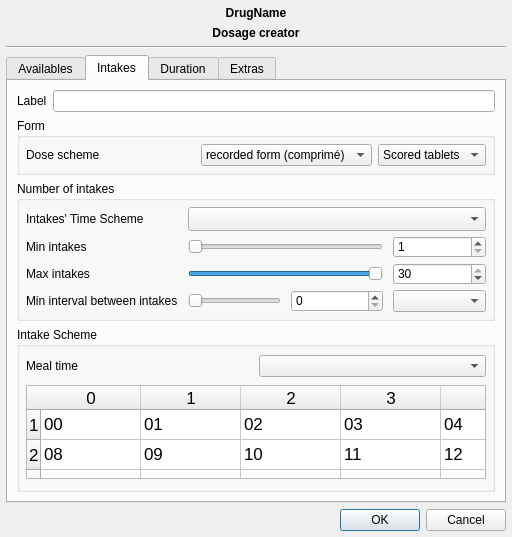
<?xml version="1.0" encoding="UTF-8"?>
<ui version="4.0">
 <class>mfDrugDosageDialog</class>
 <widget class="QDialog" name="mfDrugDosageDialog">
  <property name="geometry">
   <rect>
    <x>0</x>
    <y>0</y>
    <width>512</width>
    <height>537</height>
   </rect>
  </property>
  <property name="sizePolicy">
   <sizepolicy hsizetype="Preferred" vsizetype="Preferred">
    <horstretch>0</horstretch>
    <verstretch>0</verstretch>
   </sizepolicy>
  </property>
  <property name="windowTitle">
   <string>Dialog</string>
  </property>
  <layout class="QGridLayout" name="gridLayout_5">
   <property name="margin">
    <number>6</number>
   </property>
   <item row="0" column="0" colspan="2">
    <widget class="QLabel" name="drugNameLabel">
     <property name="sizePolicy">
      <sizepolicy hsizetype="Expanding" vsizetype="Fixed">
       <horstretch>0</horstretch>
       <verstretch>0</verstretch>
      </sizepolicy>
     </property>
     <property name="font">
      <font>
       <weight>75</weight>
       <bold>true</bold>
      </font>
     </property>
     <property name="text">
      <string>DrugName</string>
     </property>
     <property name="alignment">
      <set>Qt::AlignCenter</set>
     </property>
    </widget>
   </item>
   <item row="1" column="0" colspan="2">
    <widget class="QLabel" name="label_2">
     <property name="sizePolicy">
      <sizepolicy hsizetype="Expanding" vsizetype="Fixed">
       <horstretch>0</horstretch>
       <verstretch>0</verstretch>
      </sizepolicy>
     </property>
     <property name="font">
      <font>
       <weight>75</weight>
       <bold>true</bold>
      </font>
     </property>
     <property name="text">
      <string>Dosage creator</string>
     </property>
     <property name="alignment">
      <set>Qt::AlignCenter</set>
     </property>
    </widget>
   </item>
   <item row="2" column="0" colspan="2">
    <widget class="Line" name="line">
     <property name="orientation">
      <enum>Qt::Horizontal</enum>
     </property>
    </widget>
   </item>
   <item row="3" column="0" colspan="2">
    <widget class="QTabWidget" name="tabWidget">
     <property name="sizePolicy">
      <sizepolicy hsizetype="Preferred" vsizetype="Preferred">
       <horstretch>0</horstretch>
       <verstretch>0</verstretch>
      </sizepolicy>
     </property>
     <property name="currentIndex">
      <number>1</number>
     </property>
     <widget class="QWidget" name="tab_4">
      <attribute name="title">
       <string>Availables</string>
      </attribute>
     </widget>
     <widget class="QWidget" name="tab">
      <attribute name="title">
       <string>Intakes</string>
      </attribute>
      <layout class="QGridLayout" name="gridLayout_4">
       <item row="0" column="0">
        <widget class="QLabel" name="label_3">
         <property name="text">
          <string>Label</string>
         </property>
        </widget>
       </item>
       <item row="0" column="1">
        <widget class="QLineEdit" name="labelLineEdit"/>
       </item>
       <item row="1" column="0" colspan="2">
        <widget class="QGroupBox" name="groupBox_2">
         <property name="sizePolicy">
          <sizepolicy hsizetype="Expanding" vsizetype="Preferred">
           <horstretch>0</horstretch>
           <verstretch>0</verstretch>
          </sizepolicy>
         </property>
         <property name="minimumSize">
          <size>
           <width>0</width>
           <height>0</height>
          </size>
         </property>
         <property name="title">
          <string>Form</string>
         </property>
         <layout class="QGridLayout" name="gridLayout">
          <property name="margin">
           <number>6</number>
          </property>
          <item row="0" column="0">
           <widget class="QLabel" name="label_24">
            <property name="sizePolicy">
             <sizepolicy hsizetype="Expanding" vsizetype="Preferred">
              <horstretch>0</horstretch>
              <verstretch>0</verstretch>
             </sizepolicy>
            </property>
            <property name="text">
             <string>Dose scheme</string>
            </property>
            <property name="alignment">
             <set>Qt::AlignLeading|Qt::AlignLeft|Qt::AlignVCenter</set>
            </property>
           </widget>
          </item>
          <item row="0" column="1" colspan="2">
           <widget class="QComboBox" name="formSchemeCombo">
            <property name="sizePolicy">
             <sizepolicy hsizetype="Expanding" vsizetype="Preferred">
              <horstretch>0</horstretch>
              <verstretch>0</verstretch>
             </sizepolicy>
            </property>
            <property name="minimumSize">
             <size>
              <width>0</width>
              <height>0</height>
             </size>
            </property>
            <property name="maximumSize">
             <size>
              <width>16777215</width>
              <height>16777215</height>
             </size>
            </property>
            <item>
             <property name="text">
              <string>recorded form (comprimé)</string>
             </property>
            </item>
            <item>
             <property name="text">
              <string>dosage of molecule</string>
             </property>
            </item>
            <item>
             <property name="text">
              <string>dose per kilograms</string>
             </property>
            </item>
           </widget>
          </item>
          <item row="0" column="3">
           <widget class="QComboBox" name="scoredTabletScheme">
            <item>
             <property name="text">
              <string>Scored tablets</string>
             </property>
            </item>
           </widget>
          </item>
         </layout>
        </widget>
       </item>
       <item row="2" column="0" colspan="2">
        <widget class="QGroupBox" name="groupBox_3">
         <property name="sizePolicy">
          <sizepolicy hsizetype="Preferred" vsizetype="Fixed">
           <horstretch>0</horstretch>
           <verstretch>0</verstretch>
          </sizepolicy>
         </property>
         <property name="minimumSize">
          <size>
           <width>0</width>
           <height>0</height>
          </size>
         </property>
         <property name="title">
          <string>Number of intakes</string>
         </property>
         <layout class="QGridLayout" name="gridLayout_3">
          <property name="horizontalSpacing">
           <number>10</number>
          </property>
          <property name="verticalSpacing">
           <number>5</number>
          </property>
          <property name="margin">
           <number>6</number>
          </property>
          <item row="1" column="0">
           <widget class="QLabel" name="label_7">
            <property name="sizePolicy">
             <sizepolicy hsizetype="Expanding" vsizetype="Preferred">
              <horstretch>0</horstretch>
              <verstretch>0</verstretch>
             </sizepolicy>
            </property>
            <property name="minimumSize">
             <size>
              <width>0</width>
              <height>22</height>
             </size>
            </property>
            <property name="maximumSize">
             <size>
              <width>16777215</width>
              <height>22</height>
             </size>
            </property>
            <property name="text">
             <string>Min intakes</string>
            </property>
           </widget>
          </item>
          <item row="1" column="1" colspan="2">
           <widget class="QSlider" name="minIntakesSlider">
            <property name="sizePolicy">
             <sizepolicy hsizetype="Expanding" vsizetype="Preferred">
              <horstretch>0</horstretch>
              <verstretch>0</verstretch>
             </sizepolicy>
            </property>
            <property name="minimumSize">
             <size>
              <width>0</width>
              <height>22</height>
             </size>
            </property>
            <property name="maximumSize">
             <size>
              <width>16777215</width>
              <height>22</height>
             </size>
            </property>
            <property name="minimum">
             <number>1</number>
            </property>
            <property name="maximum">
             <number>30</number>
            </property>
            <property name="orientation">
             <enum>Qt::Horizontal</enum>
            </property>
           </widget>
          </item>
          <item row="1" column="3">
           <widget class="QSpinBox" name="spinBox">
            <property name="sizePolicy">
             <sizepolicy hsizetype="Expanding" vsizetype="Preferred">
              <horstretch>0</horstretch>
              <verstretch>0</verstretch>
             </sizepolicy>
            </property>
            <property name="minimumSize">
             <size>
              <width>0</width>
              <height>22</height>
             </size>
            </property>
            <property name="maximumSize">
             <size>
              <width>16777215</width>
              <height>22</height>
             </size>
            </property>
            <property name="minimum">
             <number>1</number>
            </property>
            <property name="maximum">
             <number>30</number>
            </property>
           </widget>
          </item>
          <item row="2" column="0">
           <widget class="QLabel" name="label_8">
            <property name="sizePolicy">
             <sizepolicy hsizetype="Expanding" vsizetype="Preferred">
              <horstretch>0</horstretch>
              <verstretch>0</verstretch>
             </sizepolicy>
            </property>
            <property name="minimumSize">
             <size>
              <width>0</width>
              <height>22</height>
             </size>
            </property>
            <property name="maximumSize">
             <size>
              <width>16777215</width>
              <height>22</height>
             </size>
            </property>
            <property name="text">
             <string>Max intakes</string>
            </property>
           </widget>
          </item>
          <item row="2" column="1" colspan="2">
           <widget class="QSlider" name="maxIntakesSlider">
            <property name="sizePolicy">
             <sizepolicy hsizetype="Expanding" vsizetype="Preferred">
              <horstretch>0</horstretch>
              <verstretch>0</verstretch>
             </sizepolicy>
            </property>
            <property name="minimumSize">
             <size>
              <width>0</width>
              <height>22</height>
             </size>
            </property>
            <property name="maximumSize">
             <size>
              <width>16777215</width>
              <height>22</height>
             </size>
            </property>
            <property name="minimum">
             <number>1</number>
            </property>
            <property name="maximum">
             <number>30</number>
            </property>
            <property name="value">
             <number>30</number>
            </property>
            <property name="orientation">
             <enum>Qt::Horizontal</enum>
            </property>
           </widget>
          </item>
          <item row="2" column="3">
           <widget class="QSpinBox" name="spinBox_2">
            <property name="sizePolicy">
             <sizepolicy hsizetype="Expanding" vsizetype="Preferred">
              <horstretch>0</horstretch>
              <verstretch>0</verstretch>
             </sizepolicy>
            </property>
            <property name="minimumSize">
             <size>
              <width>0</width>
              <height>22</height>
             </size>
            </property>
            <property name="maximumSize">
             <size>
              <width>16777215</width>
              <height>22</height>
             </size>
            </property>
            <property name="minimum">
             <number>1</number>
            </property>
            <property name="maximum">
             <number>30</number>
            </property>
            <property name="value">
             <number>30</number>
            </property>
           </widget>
          </item>
          <item row="3" column="0">
           <widget class="QLabel" name="label_11">
            <property name="sizePolicy">
             <sizepolicy hsizetype="Expanding" vsizetype="Preferred">
              <horstretch>0</horstretch>
              <verstretch>0</verstretch>
             </sizepolicy>
            </property>
            <property name="minimumSize">
             <size>
              <width>0</width>
              <height>22</height>
             </size>
            </property>
            <property name="maximumSize">
             <size>
              <width>16777215</width>
              <height>22</height>
             </size>
            </property>
            <property name="text">
             <string>Min interval between intakes</string>
            </property>
           </widget>
          </item>
          <item row="3" column="1">
           <widget class="QSlider" name="minIntervalIntakesSlider">
            <property name="sizePolicy">
             <sizepolicy hsizetype="Expanding" vsizetype="Preferred">
              <horstretch>0</horstretch>
              <verstretch>0</verstretch>
             </sizepolicy>
            </property>
            <property name="minimumSize">
             <size>
              <width>0</width>
              <height>22</height>
             </size>
            </property>
            <property name="maximumSize">
             <size>
              <width>16777215</width>
              <height>22</height>
             </size>
            </property>
            <property name="maximum">
             <number>30</number>
            </property>
            <property name="orientation">
             <enum>Qt::Horizontal</enum>
            </property>
           </widget>
          </item>
          <item row="3" column="2">
           <widget class="QSpinBox" name="spinBox_3">
            <property name="sizePolicy">
             <sizepolicy hsizetype="Expanding" vsizetype="Preferred">
              <horstretch>0</horstretch>
              <verstretch>0</verstretch>
             </sizepolicy>
            </property>
            <property name="minimumSize">
             <size>
              <width>0</width>
              <height>22</height>
             </size>
            </property>
            <property name="maximumSize">
             <size>
              <width>16777215</width>
              <height>22</height>
             </size>
            </property>
            <property name="minimum">
             <number>0</number>
            </property>
            <property name="maximum">
             <number>30</number>
            </property>
            <property name="value">
             <number>0</number>
            </property>
           </widget>
          </item>
          <item row="3" column="3">
           <widget class="QComboBox" name="intervalTimeSchemeCombo">
            <property name="sizePolicy">
             <sizepolicy hsizetype="Expanding" vsizetype="Preferred">
              <horstretch>0</horstretch>
              <verstretch>0</verstretch>
             </sizepolicy>
            </property>
            <property name="minimumSize">
             <size>
              <width>0</width>
              <height>22</height>
             </size>
            </property>
            <property name="maximumSize">
             <size>
              <width>16777215</width>
              <height>22</height>
             </size>
            </property>
           </widget>
          </item>
          <item row="0" column="0">
           <widget class="QLabel" name="label_6">
            <property name="sizePolicy">
             <sizepolicy hsizetype="Expanding" vsizetype="Preferred">
              <horstretch>0</horstretch>
              <verstretch>0</verstretch>
             </sizepolicy>
            </property>
            <property name="text">
             <string>Intakes' Time Scheme</string>
            </property>
            <property name="alignment">
             <set>Qt::AlignLeading|Qt::AlignLeft|Qt::AlignVCenter</set>
            </property>
           </widget>
          </item>
          <item row="0" column="1" colspan="3">
           <widget class="QComboBox" name="intakeTimeSchemeCombo">
            <property name="sizePolicy">
             <sizepolicy hsizetype="Expanding" vsizetype="Preferred">
              <horstretch>0</horstretch>
              <verstretch>0</verstretch>
             </sizepolicy>
            </property>
            <property name="minimumSize">
             <size>
              <width>0</width>
              <height>24</height>
             </size>
            </property>
            <property name="maximumSize">
             <size>
              <width>16777215</width>
              <height>28</height>
             </size>
            </property>
           </widget>
          </item>
         </layout>
        </widget>
       </item>
       <item row="3" column="0" colspan="2">
        <widget class="QGroupBox" name="intakeSchemeGroup">
         <property name="minimumSize">
          <size>
           <width>0</width>
           <height>0</height>
          </size>
         </property>
         <property name="maximumSize">
          <size>
           <width>16777215</width>
           <height>16777215</height>
          </size>
         </property>
         <property name="title">
          <string>Intake Scheme</string>
         </property>
         <layout class="QGridLayout" name="intakeSchemeLayout">
          <property name="margin">
           <number>6</number>
          </property>
          <item row="2" column="0" colspan="2">
           <widget class="QTableWidget" name="hourlyTableWidget">
            <property name="minimumSize">
             <size>
              <width>0</width>
              <height>94</height>
             </size>
            </property>
            <property name="maximumSize">
             <size>
              <width>16777215</width>
              <height>94</height>
             </size>
            </property>
            <property name="font">
             <font>
              <pointsize>13</pointsize>
             </font>
            </property>
            <property name="verticalScrollBarPolicy">
             <enum>Qt::ScrollBarAlwaysOff</enum>
            </property>
            <property name="horizontalScrollBarPolicy">
             <enum>Qt::ScrollBarAlwaysOff</enum>
            </property>
            <property name="selectionMode">
             <enum>QAbstractItemView::MultiSelection</enum>
            </property>
            <row>
             <property name="text">
              <string>1</string>
             </property>
            </row>
            <row>
             <property name="text">
              <string>2</string>
             </property>
            </row>
            <row>
             <property name="text">
              <string>3</string>
             </property>
            </row>
            <column>
             <property name="text">
              <string>0</string>
             </property>
            </column>
            <column>
             <property name="text">
              <string>1</string>
             </property>
            </column>
            <column>
             <property name="text">
              <string>2</string>
             </property>
            </column>
            <column>
             <property name="text">
              <string>3</string>
             </property>
            </column>
            <column>
             <property name="text">
              <string>4</string>
             </property>
            </column>
            <column>
             <property name="text">
              <string>5</string>
             </property>
            </column>
            <column>
             <property name="text">
              <string>6</string>
             </property>
            </column>
            <column>
             <property name="text">
              <string>7</string>
             </property>
            </column>
            <item row="0" column="0">
             <property name="text">
              <string>00</string>
             </property>
            </item>
            <item row="0" column="1">
             <property name="text">
              <string>01</string>
             </property>
            </item>
            <item row="0" column="2">
             <property name="text">
              <string>02</string>
             </property>
            </item>
            <item row="0" column="3">
             <property name="text">
              <string>03</string>
             </property>
            </item>
            <item row="0" column="4">
             <property name="text">
              <string>04</string>
             </property>
            </item>
            <item row="0" column="5">
             <property name="text">
              <string>05</string>
             </property>
            </item>
            <item row="0" column="6">
             <property name="text">
              <string>06</string>
             </property>
            </item>
            <item row="0" column="7">
             <property name="text">
              <string>07</string>
             </property>
            </item>
            <item row="1" column="0">
             <property name="text">
              <string>08</string>
             </property>
            </item>
            <item row="1" column="1">
             <property name="text">
              <string>09</string>
             </property>
            </item>
            <item row="1" column="2">
             <property name="text">
              <string>10</string>
             </property>
            </item>
            <item row="1" column="3">
             <property name="text">
              <string>11</string>
             </property>
            </item>
            <item row="1" column="4">
             <property name="text">
              <string>12</string>
             </property>
            </item>
            <item row="1" column="5">
             <property name="text">
              <string>13</string>
             </property>
            </item>
            <item row="1" column="6">
             <property name="text">
              <string>14</string>
             </property>
            </item>
            <item row="1" column="7">
             <property name="text">
              <string>15</string>
             </property>
            </item>
            <item row="2" column="0">
             <property name="text">
              <string>16</string>
             </property>
            </item>
            <item row="2" column="1">
             <property name="text">
              <string>17</string>
             </property>
            </item>
            <item row="2" column="2">
             <property name="text">
              <string>18</string>
             </property>
            </item>
            <item row="2" column="3">
             <property name="text">
              <string>19</string>
             </property>
            </item>
            <item row="2" column="4">
             <property name="text">
              <string>20</string>
             </property>
            </item>
            <item row="2" column="5">
             <property name="text">
              <string>21</string>
             </property>
            </item>
            <item row="2" column="6">
             <property name="text">
              <string>22</string>
             </property>
            </item>
            <item row="2" column="7">
             <property name="text">
              <string>23</string>
             </property>
            </item>
           </widget>
          </item>
          <item row="1" column="0" colspan="2">
           <layout class="QHBoxLayout" name="intakeSchemeHorizLayout"/>
          </item>
          <item row="0" column="0">
           <widget class="QLabel" name="label_10">
            <property name="text">
             <string>Meal time</string>
            </property>
           </widget>
          </item>
          <item row="0" column="1">
           <widget class="QComboBox" name="mealTimeCombo"/>
          </item>
         </layout>
        </widget>
       </item>
      </layout>
     </widget>
     <widget class="QWidget" name="tab_2">
      <attribute name="title">
       <string>Duration</string>
      </attribute>
      <layout class="QGridLayout" name="gridLayout_2">
       <item row="0" column="0">
        <widget class="QLabel" name="label_9">
         <property name="sizePolicy">
          <sizepolicy hsizetype="Expanding" vsizetype="Preferred">
           <horstretch>0</horstretch>
           <verstretch>0</verstretch>
          </sizepolicy>
         </property>
         <property name="text">
          <string>Scheme time</string>
         </property>
        </widget>
       </item>
       <item row="0" column="1">
        <widget class="QComboBox" name="durationTimeSchemeCombo"/>
       </item>
       <item row="1" column="0">
        <widget class="QLabel" name="label_13">
         <property name="sizePolicy">
          <sizepolicy hsizetype="Expanding" vsizetype="Preferred">
           <horstretch>0</horstretch>
           <verstretch>0</verstretch>
          </sizepolicy>
         </property>
         <property name="text">
          <string>Minimal period of treatment</string>
         </property>
        </widget>
       </item>
       <item row="1" column="1">
        <widget class="QSlider" name="minDurationSlider">
         <property name="minimum">
          <number>1</number>
         </property>
         <property name="maximum">
          <number>30</number>
         </property>
         <property name="orientation">
          <enum>Qt::Horizontal</enum>
         </property>
        </widget>
       </item>
       <item row="1" column="2">
        <widget class="QSpinBox" name="spinBox_4">
         <property name="minimum">
          <number>1</number>
         </property>
         <property name="maximum">
          <number>30</number>
         </property>
        </widget>
       </item>
       <item row="2" column="0">
        <widget class="QLabel" name="label_12">
         <property name="sizePolicy">
          <sizepolicy hsizetype="Expanding" vsizetype="Preferred">
           <horstretch>0</horstretch>
           <verstretch>0</verstretch>
          </sizepolicy>
         </property>
         <property name="text">
          <string>Maximal period of treatment</string>
         </property>
        </widget>
       </item>
       <item row="2" column="1">
        <widget class="QSlider" name="maxDurationSlider">
         <property name="minimum">
          <number>1</number>
         </property>
         <property name="maximum">
          <number>30</number>
         </property>
         <property name="value">
          <number>30</number>
         </property>
         <property name="orientation">
          <enum>Qt::Horizontal</enum>
         </property>
        </widget>
       </item>
       <item row="2" column="2">
        <widget class="QSpinBox" name="spinBox_6">
         <property name="minimum">
          <number>1</number>
         </property>
         <property name="maximum">
          <number>30</number>
         </property>
         <property name="value">
          <number>30</number>
         </property>
        </widget>
       </item>
       <item row="3" column="0">
        <widget class="QLabel" name="label_14">
         <property name="sizePolicy">
          <sizepolicy hsizetype="Expanding" vsizetype="Preferred">
           <horstretch>0</horstretch>
           <verstretch>0</verstretch>
          </sizepolicy>
         </property>
         <property name="text">
          <string>Recommended period of treatment</string>
         </property>
        </widget>
       </item>
       <item row="3" column="1">
        <widget class="QSlider" name="recommendedDurationSlider">
         <property name="minimum">
          <number>1</number>
         </property>
         <property name="maximum">
          <number>30</number>
         </property>
         <property name="orientation">
          <enum>Qt::Horizontal</enum>
         </property>
        </widget>
       </item>
       <item row="3" column="2">
        <widget class="QSpinBox" name="spinBox_5">
         <property name="minimum">
          <number>1</number>
         </property>
         <property name="maximum">
          <number>30</number>
         </property>
        </widget>
       </item>
       <item row="4" column="0">
        <widget class="QLabel" name="label_15">
         <property name="sizePolicy">
          <sizepolicy hsizetype="Expanding" vsizetype="Preferred">
           <horstretch>0</horstretch>
           <verstretch>0</verstretch>
          </sizepolicy>
         </property>
         <property name="text">
          <string>Time modulation (one intake each)</string>
         </property>
        </widget>
       </item>
       <item row="4" column="1">
        <widget class="QComboBox" name="durationTimeModulationCombo">
         <item>
          <property name="text">
           <string>period scheme</string>
          </property>
         </item>
         <item>
          <property name="text">
           <string>2 period scheme</string>
          </property>
         </item>
         <item>
          <property name="text">
           <string>3</string>
          </property>
         </item>
         <item>
          <property name="text">
           <string>4</string>
          </property>
         </item>
         <item>
          <property name="text">
           <string>5</string>
          </property>
         </item>
         <item>
          <property name="text">
           <string>6</string>
          </property>
         </item>
        </widget>
       </item>
      </layout>
     </widget>
     <widget class="QWidget" name="tab_3">
      <attribute name="title">
       <string>Extras</string>
      </attribute>
      <widget class="QLabel" name="label_4">
       <property name="geometry">
        <rect>
         <x>19</x>
         <y>165</y>
         <width>88</width>
         <height>17</height>
        </rect>
       </property>
       <property name="sizePolicy">
        <sizepolicy hsizetype="Expanding" vsizetype="Preferred">
         <horstretch>0</horstretch>
         <verstretch>0</verstretch>
        </sizepolicy>
       </property>
       <property name="text">
        <string>Alternate with</string>
       </property>
      </widget>
      <widget class="QLabel" name="label_5">
       <property name="geometry">
        <rect>
         <x>19</x>
         <y>190</y>
         <width>30</width>
         <height>17</height>
        </rect>
       </property>
       <property name="sizePolicy">
        <sizepolicy hsizetype="Expanding" vsizetype="Preferred">
         <horstretch>0</horstretch>
         <verstretch>0</verstretch>
        </sizepolicy>
       </property>
       <property name="text">
        <string>Note</string>
       </property>
      </widget>
      <widget class="QTextEdit" name="noteTextEdit">
       <property name="geometry">
        <rect>
         <x>317</x>
         <y>190</y>
         <width>288</width>
         <height>68</height>
        </rect>
       </property>
      </widget>
      <widget class="QGroupBox" name="groupBox">
       <property name="geometry">
        <rect>
         <x>20</x>
         <y>259</y>
         <width>511</width>
         <height>131</height>
        </rect>
       </property>
       <property name="title">
        <string>Informations</string>
       </property>
       <widget class="QLabel" name="label_16">
        <property name="geometry">
         <rect>
          <x>20</x>
          <y>183</y>
          <width>191</width>
          <height>17</height>
         </rect>
        </property>
        <property name="text">
         <string>Date of creation :</string>
        </property>
       </widget>
       <widget class="QLabel" name="label_17">
        <property name="geometry">
         <rect>
          <x>20</x>
          <y>203</y>
          <width>191</width>
          <height>17</height>
         </rect>
        </property>
        <property name="text">
         <string>Date of the last modification :</string>
        </property>
       </widget>
       <widget class="QLabel" name="label_18">
        <property name="geometry">
         <rect>
          <x>20</x>
          <y>223</y>
          <width>191</width>
          <height>17</height>
         </rect>
        </property>
        <property name="text">
         <string>User :</string>
        </property>
       </widget>
       <widget class="QLabel" name="label_19">
        <property name="geometry">
         <rect>
          <x>20</x>
          <y>243</y>
          <width>191</width>
          <height>17</height>
         </rect>
        </property>
        <property name="text">
         <string>Validator :</string>
        </property>
       </widget>
      </widget>
      <widget class="QLabel" name="label_20">
       <property name="geometry">
        <rect>
         <x>316</x>
         <y>165</y>
         <width>105</width>
         <height>17</height>
        </rect>
       </property>
       <property name="text">
        <string>Not yet available</string>
       </property>
      </widget>
      <widget class="QLabel" name="label_22">
       <property name="geometry">
        <rect>
         <x>20</x>
         <y>20</y>
         <width>61</width>
         <height>17</height>
        </rect>
       </property>
       <property name="text">
        <string>Limits</string>
       </property>
      </widget>
      <widget class="QLabel" name="label_23">
       <property name="geometry">
        <rect>
         <x>80</x>
         <y>50</y>
         <width>171</width>
         <height>17</height>
        </rect>
       </property>
       <property name="text">
        <string>Minimal weigth</string>
       </property>
      </widget>
     </widget>
    </widget>
   </item>
   <item row="4" column="0">
    <spacer name="horizontalSpacer">
     <property name="orientation">
      <enum>Qt::Horizontal</enum>
     </property>
     <property name="sizeHint" stdset="0">
      <size>
       <width>385</width>
       <height>20</height>
      </size>
     </property>
    </spacer>
   </item>
   <item row="4" column="1">
    <widget class="QDialogButtonBox" name="buttonBox">
     <property name="sizePolicy">
      <sizepolicy hsizetype="Fixed" vsizetype="Fixed">
       <horstretch>0</horstretch>
       <verstretch>0</verstretch>
      </sizepolicy>
     </property>
     <property name="orientation">
      <enum>Qt::Horizontal</enum>
     </property>
     <property name="standardButtons">
      <set>QDialogButtonBox::Cancel|QDialogButtonBox::Ok</set>
     </property>
    </widget>
   </item>
  </layout>
 </widget>
 <resources/>
 <connections>
  <connection>
   <sender>buttonBox</sender>
   <signal>accepted()</signal>
   <receiver>mfDrugDosageDialog</receiver>
   <slot>accept()</slot>
   <hints>
    <hint type="sourcelabel">
     <x>518</x>
     <y>514</y>
    </hint>
    <hint type="destinationlabel">
     <x>157</x>
     <y>274</y>
    </hint>
   </hints>
  </connection>
  <connection>
   <sender>buttonBox</sender>
   <signal>rejected()</signal>
   <receiver>mfDrugDosageDialog</receiver>
   <slot>reject()</slot>
   <hints>
    <hint type="sourcelabel">
     <x>586</x>
     <y>520</y>
    </hint>
    <hint type="destinationlabel">
     <x>286</x>
     <y>274</y>
    </hint>
   </hints>
  </connection>
  <connection>
   <sender>minIntakesSlider</sender>
   <signal>valueChanged(int)</signal>
   <receiver>spinBox</receiver>
   <slot>setValue(int)</slot>
   <hints>
    <hint type="sourcelabel">
     <x>423</x>
     <y>142</y>
    </hint>
    <hint type="destinationlabel">
     <x>582</x>
     <y>137</y>
    </hint>
   </hints>
  </connection>
  <connection>
   <sender>maxIntakesSlider</sender>
   <signal>valueChanged(int)</signal>
   <receiver>spinBox_2</receiver>
   <slot>setValue(int)</slot>
   <hints>
    <hint type="sourcelabel">
     <x>521</x>
     <y>173</y>
    </hint>
    <hint type="destinationlabel">
     <x>577</x>
     <y>173</y>
    </hint>
   </hints>
  </connection>
  <connection>
   <sender>minIntervalIntakesSlider</sender>
   <signal>valueChanged(int)</signal>
   <receiver>spinBox_3</receiver>
   <slot>setValue(int)</slot>
   <hints>
    <hint type="sourcelabel">
     <x>466</x>
     <y>206</y>
    </hint>
    <hint type="destinationlabel">
     <x>563</x>
     <y>205</y>
    </hint>
   </hints>
  </connection>
  <connection>
   <sender>spinBox</sender>
   <signal>valueChanged(int)</signal>
   <receiver>minIntakesSlider</receiver>
   <slot>setValue(int)</slot>
   <hints>
    <hint type="sourcelabel">
     <x>590</x>
     <y>147</y>
    </hint>
    <hint type="destinationlabel">
     <x>489</x>
     <y>147</y>
    </hint>
   </hints>
  </connection>
  <connection>
   <sender>spinBox_2</sender>
   <signal>valueChanged(int)</signal>
   <receiver>maxIntakesSlider</receiver>
   <slot>setValue(int)</slot>
   <hints>
    <hint type="sourcelabel">
     <x>557</x>
     <y>164</y>
    </hint>
    <hint type="destinationlabel">
     <x>505</x>
     <y>172</y>
    </hint>
   </hints>
  </connection>
  <connection>
   <sender>spinBox_3</sender>
   <signal>valueChanged(int)</signal>
   <receiver>minIntervalIntakesSlider</receiver>
   <slot>setValue(int)</slot>
   <hints>
    <hint type="sourcelabel">
     <x>562</x>
     <y>198</y>
    </hint>
    <hint type="destinationlabel">
     <x>489</x>
     <y>202</y>
    </hint>
   </hints>
  </connection>
  <connection>
   <sender>minDurationSlider</sender>
   <signal>valueChanged(int)</signal>
   <receiver>spinBox_4</receiver>
   <slot>setValue(int)</slot>
   <hints>
    <hint type="sourcelabel">
     <x>441</x>
     <y>145</y>
    </hint>
    <hint type="destinationlabel">
     <x>569</x>
     <y>153</y>
    </hint>
   </hints>
  </connection>
  <connection>
   <sender>maxDurationSlider</sender>
   <signal>valueChanged(int)</signal>
   <receiver>spinBox_6</receiver>
   <slot>setValue(int)</slot>
   <hints>
    <hint type="sourcelabel">
     <x>527</x>
     <y>185</y>
    </hint>
    <hint type="destinationlabel">
     <x>568</x>
     <y>186</y>
    </hint>
   </hints>
  </connection>
  <connection>
   <sender>recommendedDurationSlider</sender>
   <signal>valueChanged(int)</signal>
   <receiver>spinBox_5</receiver>
   <slot>setValue(int)</slot>
   <hints>
    <hint type="sourcelabel">
     <x>500</x>
     <y>226</y>
    </hint>
    <hint type="destinationlabel">
     <x>575</x>
     <y>223</y>
    </hint>
   </hints>
  </connection>
  <connection>
   <sender>spinBox_5</sender>
   <signal>valueChanged(int)</signal>
   <receiver>recommendedDurationSlider</receiver>
   <slot>setValue(int)</slot>
   <hints>
    <hint type="sourcelabel">
     <x>582</x>
     <y>234</y>
    </hint>
    <hint type="destinationlabel">
     <x>532</x>
     <y>232</y>
    </hint>
   </hints>
  </connection>
  <connection>
   <sender>spinBox_6</sender>
   <signal>valueChanged(int)</signal>
   <receiver>maxDurationSlider</receiver>
   <slot>setValue(int)</slot>
   <hints>
    <hint type="sourcelabel">
     <x>581</x>
     <y>177</y>
    </hint>
    <hint type="destinationlabel">
     <x>534</x>
     <y>180</y>
    </hint>
   </hints>
  </connection>
  <connection>
   <sender>spinBox_4</sender>
   <signal>valueChanged(int)</signal>
   <receiver>minDurationSlider</receiver>
   <slot>setValue(int)</slot>
   <hints>
    <hint type="sourcelabel">
     <x>593</x>
     <y>139</y>
    </hint>
    <hint type="destinationlabel">
     <x>535</x>
     <y>142</y>
    </hint>
   </hints>
  </connection>
 </connections>
</ui>
